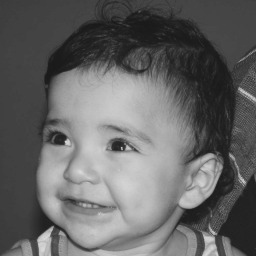
//> input picture biel.jpg, 256 x 256 px, given in place of the camera
$ ./equalize   (built with g++ and OpenCV 4)
//> lines starting //> are read from the running program, lines starting //| are printed output that depends on the picture
#include <iostream>
#include <opencv2/opencv.hpp>

using namespace cv;
using namespace std;

int main(int argc, char** argv) {
        Mat image, imageeq;
        int width, height;
        VideoCapture cap;
        vector<Mat> planes, planeseq;
        Mat histR, histG, histB;
        int nbins = 64;
        float range[] = { 0, 256 };
        const float *histrange = { range };
        bool uniform = true;
        bool acummulate = false;

        cap.open(0);

        if (!cap.isOpened()) {
                cout << "cameras indisponiveis";
                return -1;
        }

        cap.set(cv::CAP_PROP_FRAME_WIDTH, 640);
        cap.set(cv::CAP_PROP_FRAME_HEIGHT, 480);
        width = cap.get(cv::CAP_PROP_FRAME_WIDTH);
        height = cap.get(cv::CAP_PROP_FRAME_HEIGHT);

        cout << "largura = " << width << endl;
        cout << "altura  = " << height << endl;

        int histw = nbins, histh = nbins / 2;
        Mat histImgR(histh, histw, CV_8UC3, Scalar(0, 0, 0));
        Mat histImgG(histh, histw, CV_8UC3, Scalar(0, 0, 0));
        Mat histImgB(histh, histw, CV_8UC3, Scalar(0, 0, 0));

        while (1) {
                cap >> image;
//> image is the input picture: 256 rows x 256 cols, CV_8UC3; min 22, max 219, mean 100.9
                split(image, planes);
                split(image, planeseq);
                //EQUALIZACAO
                equalizeHist(planes[0], planeseq[0]);
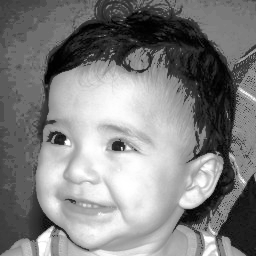
//> planeseq[0]: 256 rows x 256 cols, CV_8UC1; min 0, max 255, mean 129.2
                equalizeHist(planes[1], planeseq[1]);
                equalizeHist(planes[2], planeseq[2]);
                merge(planes, image);
                merge(planeseq, imageeq);
                calcHist(&planes[0], 1, 0, Mat(), histR, 1,
                        &nbins, &histrange,
                        uniform, acummulate);
//> histR = 64 values, max 9509 at index 16, min 0 at index 0, mean 1024
                calcHist(&planes[1], 1, 0, Mat(), histG, 1,
                        &nbins, &histrange,
                        uniform, acummulate);
//> histG has the same summary as histR
                calcHist(&planes[2], 1, 0, Mat(), histB, 1,
                        &nbins, &histrange,
                        uniform, acummulate);
//> histB has the same summary as histR

                normalize(histR, histR, 0, histImgR.rows, NORM_MINMAX, -1, Mat());
//> histR = 64 values, max 32 at index 16, min 0 at index 0, mean 3.45
                normalize(histG, histG, 0, histImgG.rows, NORM_MINMAX, -1, Mat());
//> histG has the same summary as histR
                normalize(histB, histB, 0, histImgB.rows, NORM_MINMAX, -1, Mat());
//> histB has the same summary as histR

                histImgR.setTo(Scalar(0));
                histImgG.setTo(Scalar(0));
                histImgB.setTo(Scalar(0));

                for (int i = 0; i<nbins; i++) {
                        line(histImgR,
                                Point(i, histh),
                                Point(i, histh - cvRound(histR.at<float>(i))),
                                Scalar(0, 0, 255), 1, 8, 0);
                        line(histImgG,
                                Point(i, histh),
                                Point(i, histh - cvRound(histG.at<float>(i))),
                                Scalar(0, 255, 0), 1, 8, 0);
                        line(histImgB,
                                Point(i, histh),
                                Point(i, histh - cvRound(histB.at<float>(i))),
                                Scalar(255, 0, 0), 1, 8, 0);
                }
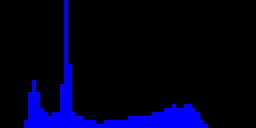
//> histImgB: 32 rows x 64 cols, CV_8UC3 (shown 4 times larger); mean B, G, R 27.5, 0, 0
                histImgR.copyTo(image(Rect(0, 0, nbins, histh)));
                histImgG.copyTo(image(Rect(0, histh, nbins, histh)));
                histImgB.copyTo(image(Rect(0, 2 * histh, nbins, histh)));
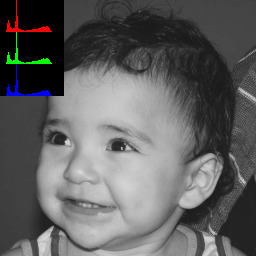
//> image: 256 rows x 256 cols, CV_8UC3; mean B, G, R 95.6, 95.6, 95.6
                imshow("image", image);

                calcHist(&planeseq[0], 1, 0, Mat(), histR, 1,
                        &nbins, &histrange,
                        uniform, acummulate);
//> histR = 64 values, max 3655 at index 23, min 0 at index 20, mean 1024
                calcHist(&planeseq[1], 1, 0, Mat(), histG, 1,
                        &nbins, &histrange,
                        uniform, acummulate);
//> histG has the same summary as histR
                calcHist(&planeseq[2], 1, 0, Mat(), histB, 1,
                        &nbins, &histrange,
                        uniform, acummulate);
//> histB has the same summary as histR

                normalize(histR, histR, 0, histImgR.rows, NORM_MINMAX, -1, Mat());
//> histR = 64 values, max 32 at index 23, min 0 at index 20, mean 8.97
                normalize(histG, histG, 0, histImgG.rows, NORM_MINMAX, -1, Mat());
//> histG has the same summary as histR
                normalize(histB, histB, 0, histImgB.rows, NORM_MINMAX, -1, Mat());
//> histB has the same summary as histR

                histImgR.setTo(Scalar(0));
//> histImgR: 32 rows x 64 cols, CV_8UC3; every value is 0
                histImgG.setTo(Scalar(0));
                histImgB.setTo(Scalar(0));

                for (int i = 0; i<nbins; i++) {
                        line(histImgR,
                                Point(i, histh),
                                Point(i, histh - cvRound(histR.at<float>(i))),
                                Scalar(0, 0, 255), 1, 8, 0);
                        line(histImgG,
                                Point(i, histh),
                                Point(i, histh - cvRound(histG.at<float>(i))),
                                Scalar(0, 255, 0), 1, 8, 0);
                        line(histImgB,
                                Point(i, histh),
                                Point(i, histh - cvRound(histB.at<float>(i))),
                                Scalar(255, 0, 0), 1, 8, 0);
                }
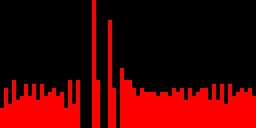
//> histImgR: 32 rows x 64 cols, CV_8UC3 (shown 4 times larger); mean B, G, R 0, 0, 71.5
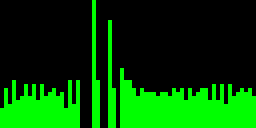
//> histImgG: 32 rows x 64 cols, CV_8UC3 (shown 4 times larger); mean B, G, R 0, 71.5, 0
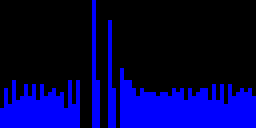
//> histImgB: 32 rows x 64 cols, CV_8UC3 (shown 4 times larger); mean B, G, R 71.5, 0, 0
                histImgR.copyTo(imageeq(Rect(0, 0, nbins, histh)));
                histImgG.copyTo(imageeq(Rect(0, histh, nbins, histh)));
                histImgB.copyTo(imageeq(Rect(0, 2 * histh, nbins, histh)));
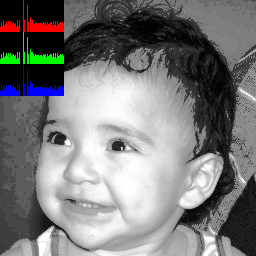
//> imageeq: 256 rows x 256 cols, CV_8UC3; mean B, G, R 122.6, 122.6, 122.6
                imshow("Equalize", imageeq);
                if (waitKey(30) >= 0) break;
//> the Esc key is pressed
        }
        return 0;
}

$ run again, on blend2.jpg
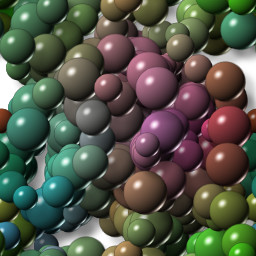
//> input picture blend2.jpg, 256 x 256 px, given in place of the camera
//> image is the input picture: 256 rows x 256 cols, CV_8UC3; mean B, G, R 71.6, 86.1, 82.2
//> `equalizeHist(planes[2], planeseq[2]);`:
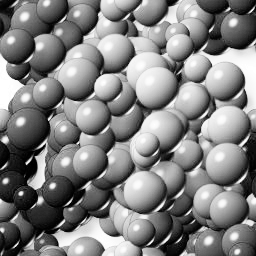
//> planeseq[2]: 256 rows x 256 cols, CV_8UC1; min 0, max 255, mean 128.2
//> `calcHist(&planes[0], 1, 0, Mat(), histR, 1, &nbins, &histrange, unifor..`: histR = 64 values, max 2671 at index 12, min 82 at index 58, mean 1024
//> `calcHist(&planes[1], 1, 0, Mat(), histG, 1, &nbins, &histrange, unifor..`: histG = 64 values, max 2243 at index 17, min 17 at index 0, mean 1024
//> `calcHist(&planes[2], 1, 0, Mat(), histB, 1, &nbins, &histrange, unifor..`: histB = 64 values, max 2197 at index 7, min 106 at index 56, mean 1024
//> `normalize(histR, histR, 0, histImgR.rows, NORM_MINMAX, -1, Mat());`: histR = 64 values, max 32 at index 12, min 0 at index 58, mean 11.64
//> `normalize(histG, histG, 0, histImgG.rows, NORM_MINMAX, -1, Mat());`: histG = 64 values, max 32 at index 17, min 0 at index 0, mean 14.48
//> `normalize(histB, histB, 0, histImgB.rows, NORM_MINMAX, -1, Mat());`: histB = 64 values, max 32 at index 7, min 0 at index 56, mean 14.05
//> `calcHist(&planeseq[0], 1, 0, Mat(), histR, 1, &nbins, &histrange, unif..`: histR = 64 values, max 1366 at index 43, min 569 at index 32, mean 1024
//> `calcHist(&planeseq[1], 1, 0, Mat(), histG, 1, &nbins, &histrange, unif..`: histG = 64 values, max 1474 at index 5, min 543 at index 20, mean 1024
//> `calcHist(&planeseq[2], 1, 0, Mat(), histB, 1, &nbins, &histrange, unif..`: histB = 64 values, max 1473 at index 33, min 562 at index 28, mean 1024
//> `normalize(histR, histR, 0, histImgR.rows, NORM_MINMAX, -1, Mat());`: histR = 64 values, max 32 at index 43, min 0 at index 32, mean 18.27
//> `normalize(histG, histG, 0, histImgG.rows, NORM_MINMAX, -1, Mat());`: histG = 64 values, max 32 at index 5, min 0 at index 20, mean 16.53
//> `normalize(histB, histB, 0, histImgB.rows, NORM_MINMAX, -1, Mat());`: histB = 64 values, max 32 at index 33, min 0 at index 28, mean 16.23
//> `histImgB.copyTo(imageeq(Rect(0, 2 * histh, nbins, histh)));`:
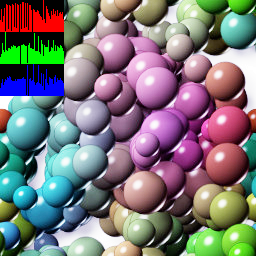
//> imageeq: 256 rows x 256 cols, CV_8UC3; mean B, G, R 119.7, 118.3, 121.5
